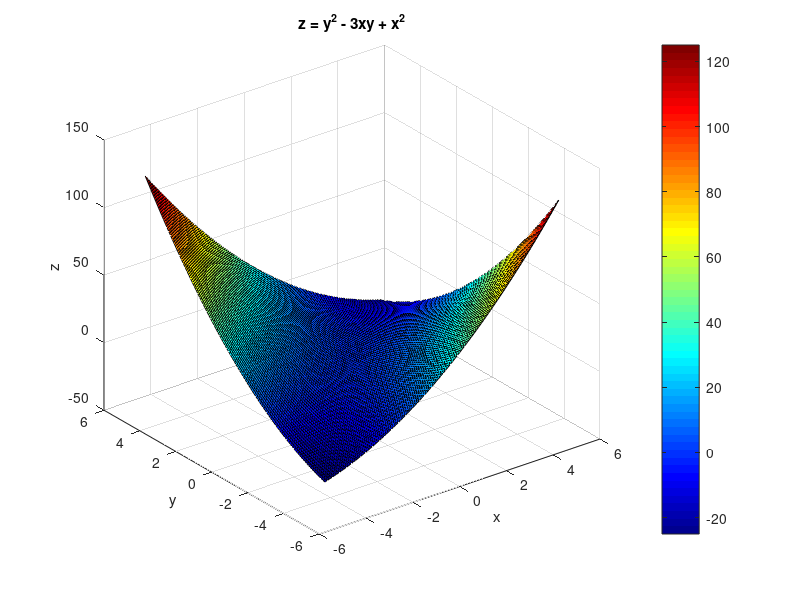

MATLAB code for this plot:
x = linspace(-5, 5, 100);
y = linspace(-5, 5, 100);

[X, Y] = meshgrid(x, y);
Z = Y.^2 - 3*X.*Y + X.^2;

surf(X, Y, Z);
xlabel('x');
ylabel('y');
zlabel('z');
title('z = y^2 - 3xy + x^2');

colormap('jet');
colorbar;
